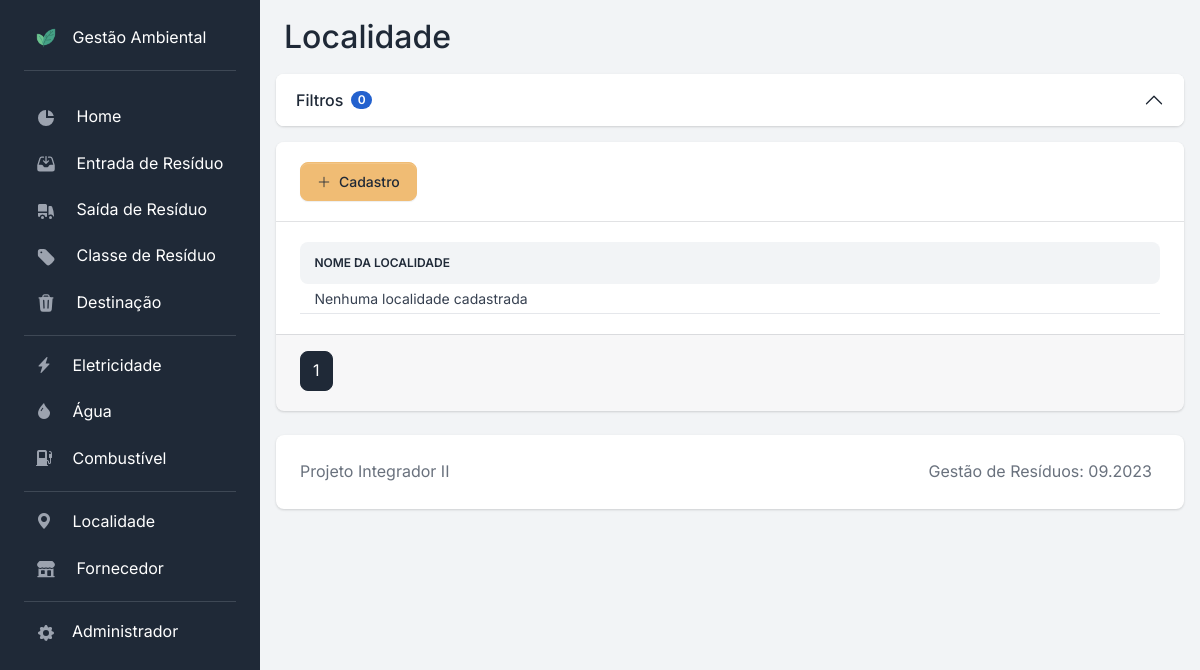
The page /localidade/ on the database as committed earlier.
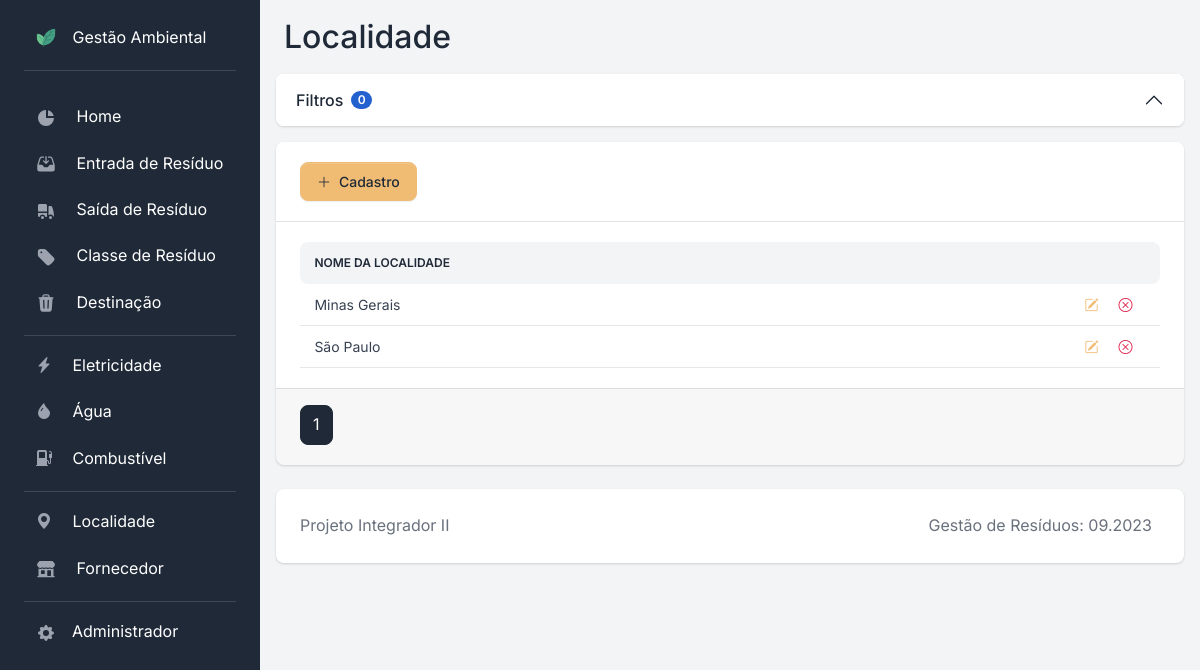
The same page on the database as committed later.
### apps/localidade/models.py (models this page shows, shortened)
class Localidade(models.Model):
    id_localidade = models.AutoField(primary_key=True)
    nome = models.CharField(max_length=50, blank=False, null=False)
    class Meta:
        db_table = "localidade"
        verbose_name = "Localidade"
        verbose_name_plural = "Localidades"
        ordering = ["nome"]

### apps/localidade/views.py (the view)
# urls.py: path("", views.localidade_index, name="localidade"),
def localidade_index(request):
    page_number = request.GET.get("page")
    model_filter = LocalidadeFilter(request.GET, queryset=Localidade.objects.all())
    query_paginated = Paginator(model_filter.qs, PAGESIZE)
    query_filtered = query_paginated.get_page(page_number)
    context = {
        "object_list": query_filtered,
        "filter_form": model_filter.form,
        "number_of_active_filters": count_active_filters(request, model_filter),
    }
    return render(request, "localidade/localidade.html", context)

### apps/utils.py (called while the page is built)
def count_active_filters(request, form):
    active_filters = []
    for field in request.GET.items():
        if field[0] != "page" and field[0] in form.data.keys() and field[1] != "":
            active_filters.append(field[0])
    return len(active_filters)

### templatetags/is_checkbox.py (called while the page is built)
@register.filter(name="is_multiple_choice")
def is_multiple_choice(field):
    return isinstance(field.field.widget, CheckboxSelectMultiple)

### templates/localidade/localidade.html (shortened to what this page needs)
{% extends 'base_card.html' %}
{% block title %}Localidade{% endblock %}
{% block content %}
    <div class="table-responsive">
        <table class="table table-centered mb-0 rounded table-sm">
            <thead class="thead-light">
                <tr>
                    <th class="align-middle border-0 rounded-start">Nome da Localidade</th>
                    <th class="align-middle border-0 rounded-end"></th>
                </tr>
            </thead>
            <tbody>
                {% for entry in object_list %}
                    <tr class="align-middle">
                        <td>{{ entry.nome }}</td>
                        <td>
                            <div class="d-flex justify-content-end me-3">
                                <a href="{% url 'localidade_edit' pk=entry.id_localidade %}" title="Editar">
                                    <button class="btn btn-sm shadow-none border-0">
                                        <i class="bi bi-pencil-square text-secondary"></i>
                                    </button>
                                </a>
                                <form onsubmit="return confirm('Confirmar deleção?');"
                                      action="{% url 'localidade_delete' pk=entry.id_localidade %}"
                                      method="POST"
                                      value="delete">
                                    <button class="btn btn-sm shadow-none border-0" title="Deletar">
                                        <i class="bi bi-x-circle text-danger"></i>
                                    </button>
                                </form>
                            </div>
                        </td>
                    </tr>
                {% empty %}
                    <tr>
                        <td colspan="5">Nenhuma localidade cadastrada</td>
                    </tr>
                {% endfor %}
            </tbody>
        </table>
    </div>
{% endblock content %}

Rows that differ between the two databases and show on the page:
added Localidade: nome "Minas Gerais"
added Localidade: nome "São Paulo"
Other text that changed with them:
text no longer shown: "Nenhuma localidade cadastrada"
